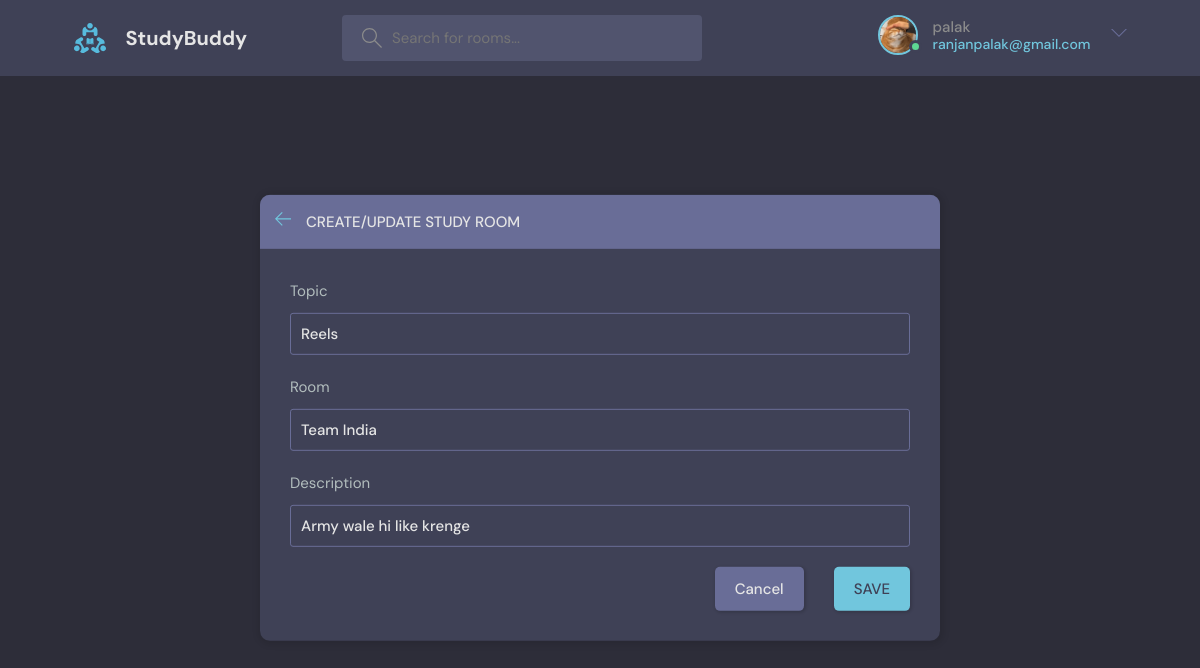
Page /update_room/2/ (signed in) on the committed database.
### base/models.py (models this page shows, shortened)
class User(AbstractUser):
    name=models.CharField(max_length=200,null=True)
    bio=models.TextField(null=True)
    email=models.CharField(unique=True)
    avatar=models.ImageField(null=True,default='avatar.svg')
    USERNAME_FIELD='email'
    REQUIRED_FIELDS=[]

class Room(models.Model):
    host=models.ForeignKey(User,on_delete=models.SET_NULL,null=True)
    topic=models.ForeignKey(topic,on_delete=models.SET_NULL,null=True)
    name=models.CharField(max_length=150)
    description=models.TextField(null=True,blank=True)
    members=models.ManyToManyField(User,related_name='member',blank=True)
    updated=models.DateTimeField(auto_now=True)
    created=models.DateTimeField(auto_now_add=True)
    class Meta:
        ordering=['-updated','-created']

class topic(models.Model):
    name=models.CharField(max_length=150)

### base/views.py (the view, shortened to what this page needs)
# urls.py: path('update_room/<str:pk>/',views.updateRoom,name="updateRoom"),
def updateRoom(request,pk):
    room=Room.objects.get(id=pk)
    form=RoomForm(instance=room)
    topics=topic.objects.all()
    content={'topics':topics,'room':room,'form':form}
    return render(request,'room_form.html',content)

### base/forms.py
class RoomForm(ModelForm):
    class Meta:
        model=Room
        fields='__all__'
        exclude=['host','members']

### template/room_form.html (shortened to what this page needs)
{% extends 'main.html' %}
{% block content %}
  <main class="create-room layout">
    <div class="container">
      <div class="layout__box">
        <div class="layout__boxHeader">
          <div class="layout__boxTitle">
            <a href="{% url 'home' %}">
              <svg version="1.1" xmlns="http://www.w3.org/2000/svg" width="32" height="32" viewBox="0 0 32 32">
                <title>arrow-left</title>
                <path
                  d="M13.723 2.286l-13.723 13.714 13.719 13.714 1.616-1.611-10.96-10.96h27.625v-2.286h-27.625l10.965-10.965-1.616-1.607z">
                </path>
              </svg>
            </a>
            <h3>Create/Update Study Room</h3>
          </div>
        </div>
        <div class="layout__body">
          <form class="form" action="" method="post">
            <div class="form__group">
              <label for="room_topic">Topic</label>
              <input type="text" name="topic" value="{{room.topic.name}}" placeholder="Enter the topic" list="topicList">
            </div>
            <div class="form__group">
              <label for="room_name">Room</label>
              <input type="text" name="name" value="{{room.name}}" placeholder="eg. python">
            </div>
            <div class="form__group">
              <label for="room_description">Description</label>
              <input type="text" value="{{room.description}}" name="description" >
            </div>
            <div class="form__action">
              <a class="btn btn--dark" href="{% url 'home' %}">Cancel</a>
              <button class="btn btn--main" type="submit">SAVE</button>
            </div>
          </form>
        </div>
      </div>
    </div>
  </main>
{% endblock %}

### template/navbar.html (shortened to what this page needs)
{% load static %}
<header class="header header--loggedIn">
      <div class="container">
        <a href="{% url 'home' %}" class="header__logo">
          <img src="{% static 'images/logo.svg' %}" />
          <h1>StudyBuddy</h1>
        </a>
        <form class="header__search" method="get" action="{% url 'home' %}">
          <label>
            <input name="q" placeholder="Search for rooms..." />
          </label>
        </form>
        <nav class="header__menu">
          {% if request.user.is_authenticated %}
          <div class="header__user">
            <a href="{% url 'userProfile' request.user.id %}">
              <div class="avatar avatar--medium active">
                <img src="{{request.user.avatar.url}}" />
              </div>
              <p>{{request.user.name}} <span>{{request.user}}</span></p>
            </a>
            <button class="dropdown-button">
              <svg version="1.1" xmlns="http://www.w3.org/2000/svg" width="32" height="32" viewBox="0 0 32 32">
                <title>chevron-down</title>
                <path d="M16 21l-13-13h-3l16 16 16-16h-3l-13 13z"></path>
              </svg>
            </button>
          </div>
          {% else %}
          <a href="{% url 'login' %}">
            <img src="{% static 'images/avatar.svg' %}" />
            <p>Login</p>
          </a>
            {% endif %}
        </nav>
      </div>
    </header>

### rows in the picture
User: user.avatar (picture), user.name "palak", user "ranjanpalak@gmail.com"
Room: topic "Reels", name "Team India", description "Army wale hi like krenge"
